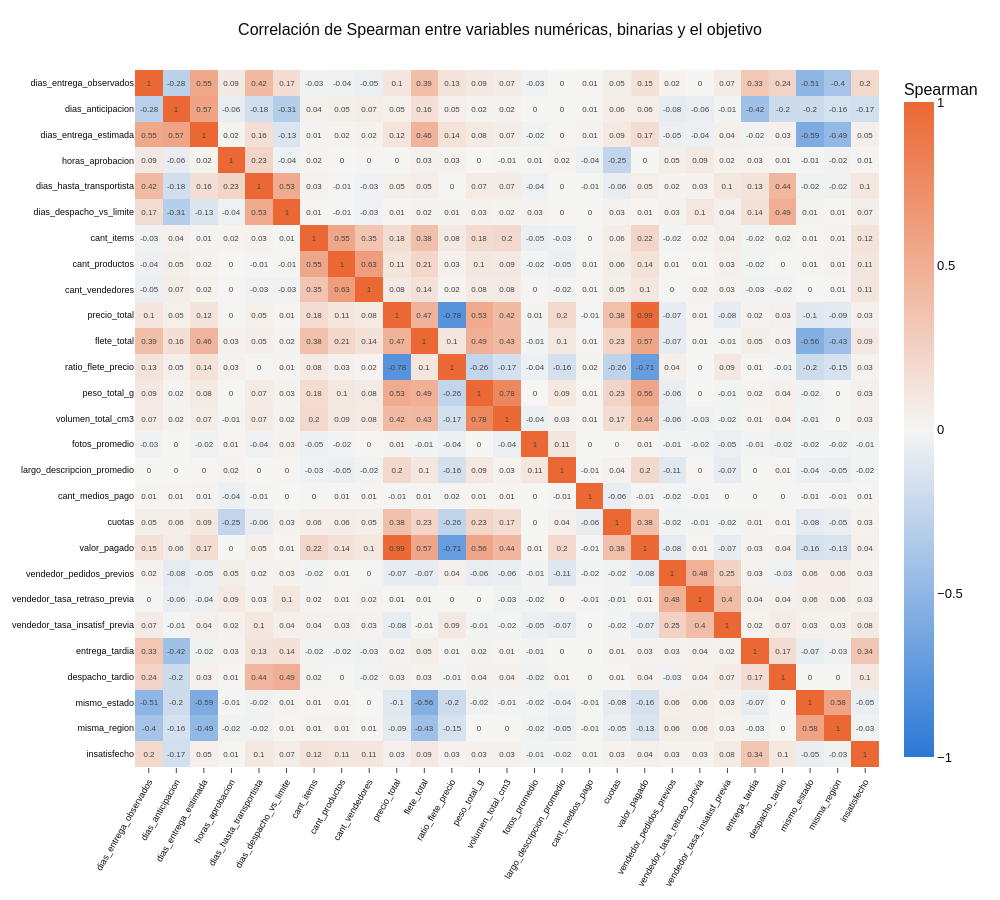

The notebook cell saved with this chart:
### Markdown cell above
## 7. Correlaciones
Se usa la correlación de **Spearman** (en lugar de Pearson) porque muchas variables son muy
asimétricas y tienen outliers: Spearman compara el **orden** de los valores, por lo que es más
robusta y capta relaciones crecientes aunque no sean lineales.

Interesan dos cosas:
1. **Correlación de cada variable con `insatisfecho`:** cuánto se relaciona con el objetivo.
2. **Correlación entre predictoras:** si dos variables están muy correlacionadas (|r| ≥ 0,7),
   aportan casi la misma información (redundancia).

### Code cell
vars_corr = VARS_NUMERICAS + VARS_BINARIAS + [VAR_OBJETIVO]
corr = df[vars_corr].corr(method='spearman')

fig = go.Figure(go.Heatmap(
    z=corr.values, x=corr.columns, y=corr.index, zmin=-1, zmax=1,
    colorscale=[[0, AZUL], [0.5, '#f5f5f3'], [1, NARANJA]],    # azul = negativa, naranja = positiva
    text=corr.round(2).values, texttemplate='%{text}', textfont=dict(size=8),
    hovertemplate='%{y}<br>%{x}<br>correlación: %{z:.2f}<extra></extra>',
    colorbar=dict(title='Spearman'),
))
fig.update_xaxes(tickangle=-60, tickfont_size=9, showgrid=False)
fig.update_yaxes(autorange='reversed', tickfont_size=9, showgrid=False)
fig.update_layout(height=900, width=1000,
                  title='Correlación de Spearman entre variables numéricas, binarias y el objetivo')
guardar(fig, '03_09_correlaciones')
fig.show()

### Figure 1 — Plotly figure (JSON) as saved in the notebook; plotly's stock layout.template omitted (floating-point values rounded to 4 significant figures; data arrays with more than 128 entries replaced by an {"elided": "..."} marker saying what was removed)
{"data": [{"colorbar": {"title": {"text": "Spearman"}}, "colorscale": [[0, "#2a78d6"], [0.5, "#f5f5f3"], [1, "#eb6834"]], "hovertemplate": "%{y}<br>%{x}<br>correlación: %{z:.2f}<extra></extra>", "text": {"elided": "27x27 float values"}, "textfont": {"size": 8}, "texttemplate": "%{text}", "type": "heatmap", "x": ["dias_entrega_observados", "dias_anticipacion", "dias_entrega_estimada", "horas_aprobacion", "dias_hasta_transportista", "dias_despacho_vs_limite", "cant_items", "cant_productos", "cant_vendedores", "precio_total", "flete_total", "ratio_flete_precio", "peso_total_g", "volumen_total_cm3", "fotos_promedio", "largo_descripcion_promedio", "cant_medios_pago", "cuotas", "valor_pagado", "vendedor_pedidos_previos", "vendedor_tasa_retraso_previa", "vendedor_tasa_insatisf_previa", "entrega_tardia", "despacho_tardio", "mismo_estado", "misma_region", "insatisfecho"], "y": ["dias_entrega_observados", "dias_anticipacion", "dias_entrega_estimada", "horas_aprobacion", "dias_hasta_transportista", "dias_despacho_vs_limite", "cant_items", "cant_productos", "cant_vendedores", "precio_total", "flete_total", "ratio_flete_precio", "peso_total_g", "volumen_total_cm3", "fotos_promedio", "largo_descripcion_promedio", "cant_medios_pago", "cuotas", "valor_pagado", "vendedor_pedidos_previos", "vendedor_tasa_retraso_previa", "vendedor_tasa_insatisf_previa", "entrega_tardia", "despacho_tardio", "mismo_estado", "misma_region", "insatisfecho"], "z": {"elided": "27x27 float values"}, "zmax": 1, "zmin": -1}], "layout": {"height": 900, "title": {"text": "Correlación de Spearman entre variables numéricas, binarias y el objetivo"}, "width": 1000, "xaxis": {"showgrid": false, "tickangle": -60, "tickfont": {"size": 9}}, "yaxis": {"autorange": "reversed", "showgrid": false, "tickfont": {"size": 9}}}}
